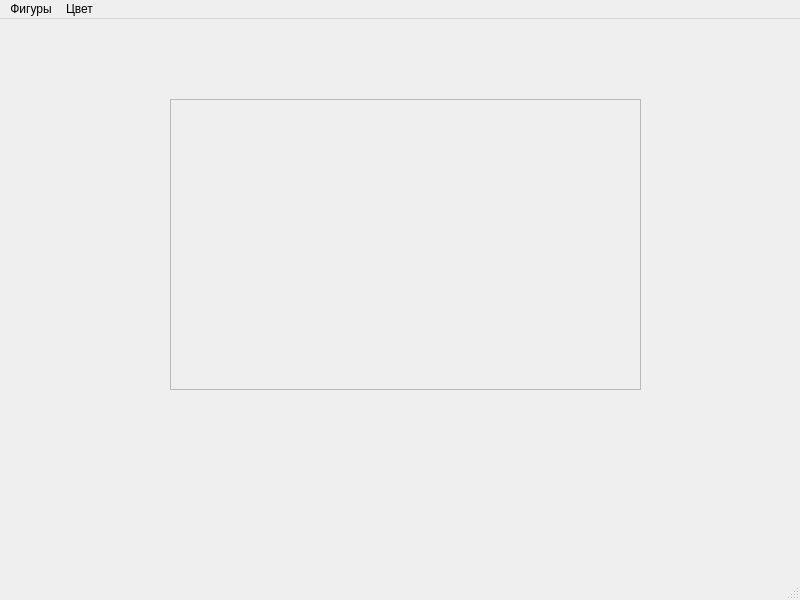
<?xml version="1.0" encoding="UTF-8"?>
<ui version="4.0">
 <class>MainWindow</class>
 <widget class="QMainWindow" name="MainWindow">
  <property name="geometry">
   <rect>
    <x>0</x>
    <y>0</y>
    <width>800</width>
    <height>600</height>
   </rect>
  </property>
  <property name="windowTitle">
   <string>MainWindow</string>
  </property>
  <widget class="QWidget" name="centralwidget">
   <widget class="QFrame" name="frame">
    <property name="geometry">
     <rect>
      <x>170</x>
      <y>80</y>
      <width>471</width>
      <height>291</height>
     </rect>
    </property>
    <property name="frameShape">
     <enum>QFrame::Shape::StyledPanel</enum>
    </property>
    <property name="frameShadow">
     <enum>QFrame::Shadow::Raised</enum>
    </property>
   </widget>
  </widget>
  <widget class="QMenuBar" name="menubar">
   <property name="geometry">
    <rect>
     <x>0</x>
     <y>0</y>
     <width>800</width>
     <height>38</height>
    </rect>
   </property>
   <widget class="QMenu" name="menu">
    <property name="title">
     <string>Фигуры</string>
    </property>
    <addaction name="circle"/>
    <addaction name="square"/>
    <addaction name="ellipse"/>
    <addaction name="triangle"/>
    <addaction name="rectangle"/>
    <addaction name="action"/>
   </widget>
   <widget class="QMenu" name="menu_2">
    <property name="title">
     <string>Цвет</string>
    </property>
    <addaction name="chooseColor"/>
   </widget>
   <addaction name="menu"/>
   <addaction name="menu_2"/>
  </widget>
  <widget class="QStatusBar" name="statusbar"/>
  <action name="circle">
   <property name="text">
    <string>Круг</string>
   </property>
  </action>
  <action name="square">
   <property name="text">
    <string>Квадрат</string>
   </property>
  </action>
  <action name="ellipse">
   <property name="text">
    <string>Эллипс</string>
   </property>
  </action>
  <action name="action">
   <property name="text">
    <string>.</string>
   </property>
  </action>
  <action name="triangle">
   <property name="text">
    <string>Треугольник</string>
   </property>
  </action>
  <action name="rectangle">
   <property name="text">
    <string>Прямоугольник</string>
   </property>
  </action>
  <action name="chooseColor_2">
   <property name="text">
    <string>Выберите цвет</string>
   </property>
  </action>
  <action name="chooseColor">
   <property name="text">
    <string>Выберите цвет</string>
   </property>
  </action>
 </widget>
 <resources/>
 <connections/>
</ui>
